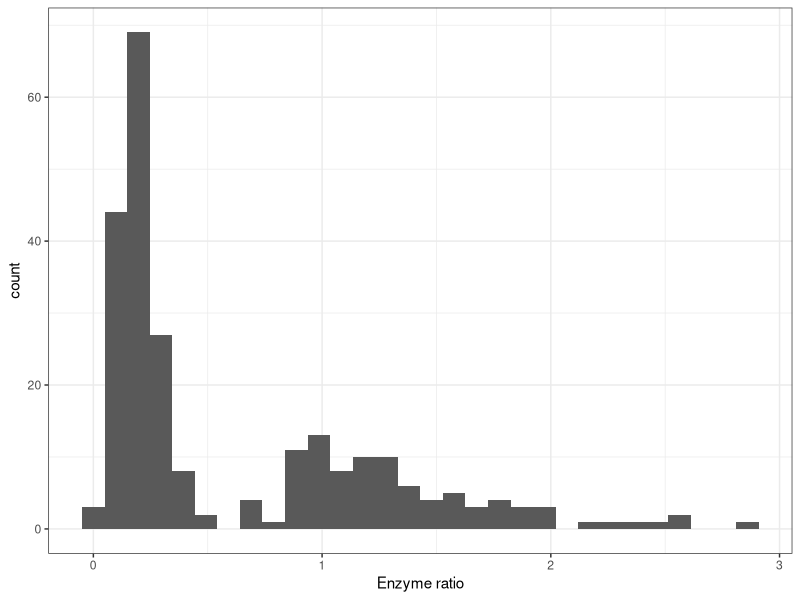
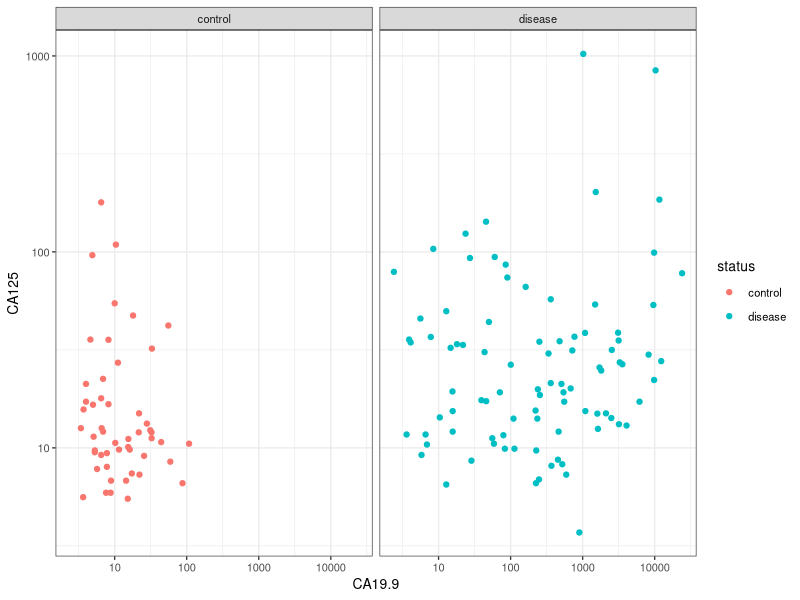
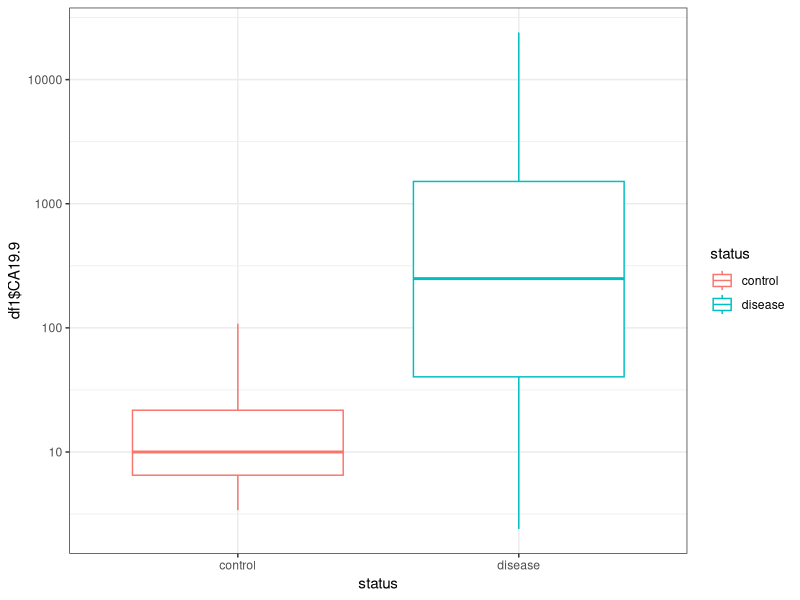
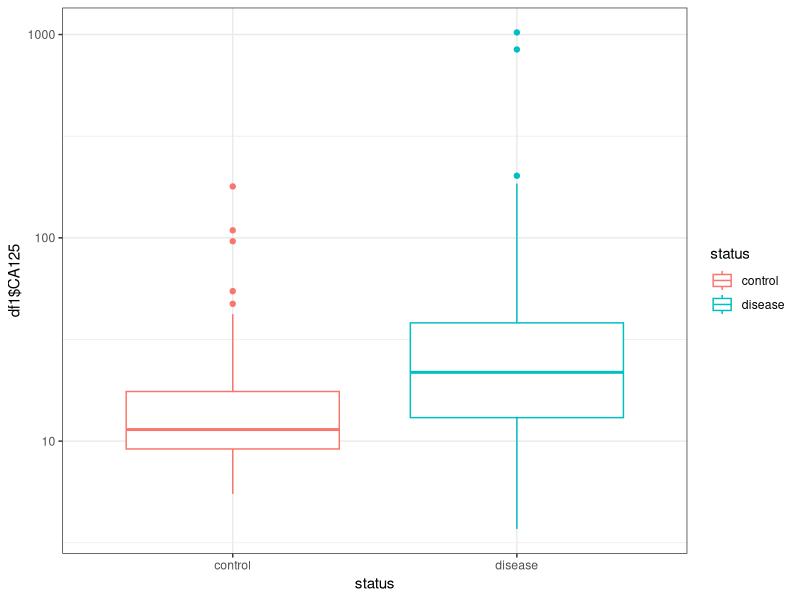
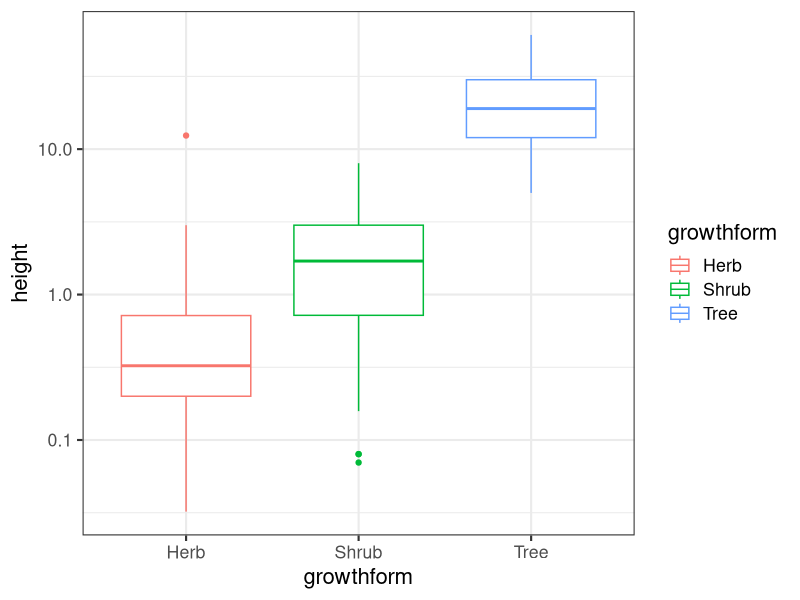
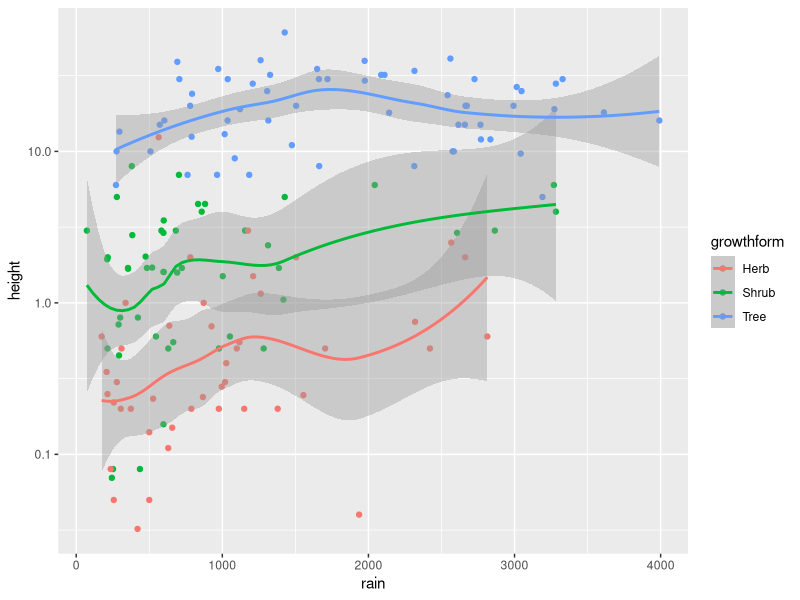

Source code (R) for these figures, in order: (Note: this script raises an error after producing the figures.)
# Q.1. The file caffeine.txt contains the values of the urinary metabolic ratio of 5–acetylamino–6–formylamino–3–
# methyluracil to 1–methylxanthine (AFMU/1X) after oral administration of caffeine. Plot a histogram of the
# data and comment on its distribution.

library(tidyverse)

df = read.table("caffeine.txt", header=T)

View(df)

g1 = ggplot(data=df, aes(enzyme.ratio))

g1 + geom_histogram() +
  xlab("Enzyme ratio") +
  theme_bw()

#according to the graph, if you see the x-axis there is high variability in enzyme ratios,
#moreover, data is not evenly distributed (it is not symmetrical)
#there are more counts and higher peaks towards the left so it is a left skewed distribution.
#there are outliers towards the right end.

# Q2. The file pancreatic.csv contains the concentrations of 2 biomarkers, CA19-9 and CA125 (in U/ml), in the control
# (healthy) and diseased (diagnosed with pancreatic cancer) individuals. Plot these data to investigate the
# relationship of each biomarker to disease state.

df1 = read.csv("pancreatic.csv", header=T)

View(df1)

g2 = ggplot(data=df1,aes(x=CA19.9,y=CA125,color=status))

g2 + geom_point()+
  xlab("CA19.9") + ylab("CA125") +
  scale_x_log10() + scale_y_log10() +
  theme_bw(base_size = 10) +
  facet_wrap(vars(status))


#according to the graph, the graph representing the disease group is more scattered than control group.

#in the disease group, the expression of both biomarkers has tremendously increased. 

#in the control group, the expression of CA125 is more than CA19.9, 

#in the diseases group, the expression of CA19.9 is slightly more than CA125

#whereas in a controlled state, the expression of both the biomarkers is lesser,  biomarker CA125 is more expressed in control.

gg = ggplot(data=df1,aes(x=status,y=df1$CA19.9,color=status))

gg + geom_boxplot() +
  scale_y_log10() +
  theme_bw()

ggg = ggplot(data=df1,aes(x=status,y=df1$CA125,color=status))

ggg + geom_boxplot() +
  scale_y_log10() +
  theme_bw()


# Q.3. The file plant_height.csv contains data on the heights of different plants, plus various ecological factors from
# where grow. First, produce a plot to compare the height (in metres) of different growthforms (herb, shrub or tree).
# Second, produce a plot of how the height of these different growthforms varies with rain (the column ‘rain’, in
# mm/yr). Label the axes appropriately. What does geom_smooth() do? Try adding it to your plot.


df2 = read.csv('plant_height.csv', header = T)

View(df2)
colnames(df2)

g3 = ggplot(data=df2,aes(x= growthform, y = height, color=growthform))

g3 + geom_boxplot() +
  scale_y_log10() +
  theme_bw(base_size = 16)

#according to the boxplot, all trees are taller and their height is highly variable, whereas 
#herbs are smaller than shrub.

g4 = ggplot(data=df2,aes(x = rain, y = height, color = growthform))

g4 + geom_point() +
  scale_y_log10() +
  geom_smooth() 
  xlab("Rainfall (mm/year)") + ylab("Height (meters)") +
  theme_bw(base_size = 16)

#As rainfall increases, height increases

